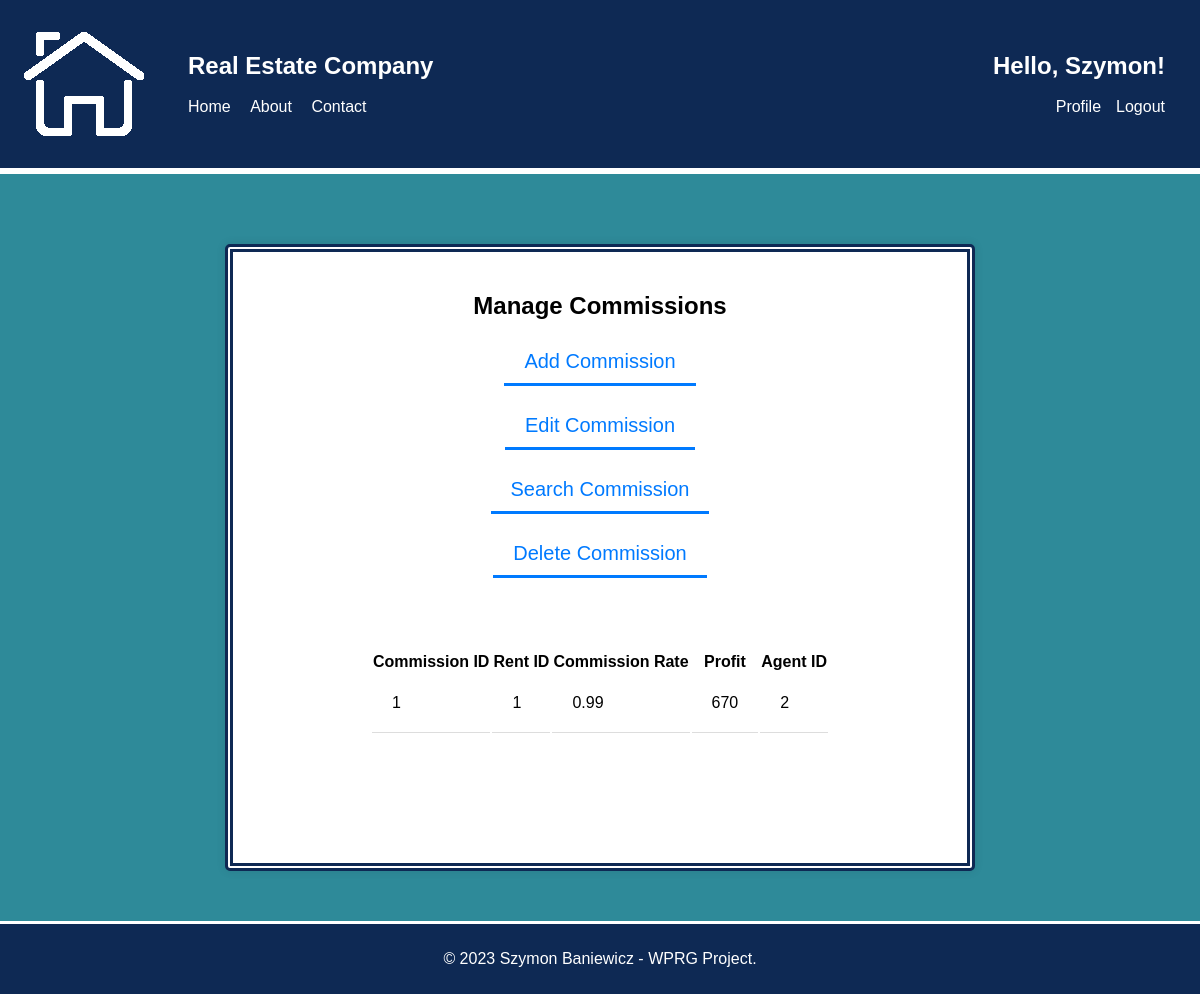
Page /php/CRUD/manage_commissions_rent.php (signed in) on the committed database.
### tables this page shows
CREATE TABLE `commissions_rent` (
  `Comission_ID` int(11) NOT NULL,
  `Rent_ID` int(11) NOT NULL,
  `Comission_rate` float(2,2) NOT NULL,
  `Profit` float(6,2) NOT NULL,
  `Agent_ID` int(11) NOT NULL
);

### php/CRUD/manage_commissions_rent.php (the view, shortened to what this page needs)
<?php
require '../config.php';
if (!isset($_POST["search_commission"])) {
    $query = "SELECT * FROM commissions_rent";
    $stmt = $conn->prepare($query);
    $stmt->execute();
    $result = $stmt->get_result();
    $commissions = $result->fetch_all(MYSQLI_ASSOC);
}
?>
<!DOCTYPE html>
<html>
<head>
    <link rel="stylesheet" type="text/css" href="../../css/style.css">
</head>
<body>
<header>
    <div class="header-container">
        <div class="left-nav">
            <img src="../../img/logo.png">
            <nav>
                <ul>
                    <li><h1>Real Estate Company</h1></li><br><br>
                    <li><a href="../index.php">Home</a></li>
                    <li><a href="#">About</a></li>
                    <li><a href="#">Contact</a></li>
                </ul>
            </nav>
        </div>
        <?php
        if (isset($_SESSION['login_user'])) {
            echo '<div class="right-nav">';
            echo '<nav>';
            echo '<ul>';
            echo '<li><h1>Hello, ' . $_SESSION['first_name'] . '!</h1></li><br><br>';
            echo '<li><a href="../profile.php">Profile</a></li>';
            echo '<li><a href="../logout.php">Logout</a></li>';
            echo '</ul>';
            echo '</nav>';
            echo '</div>';
        } else {
            header("location: ../login.php");
            exit;
        }
        ?>
    </div>
</header>
<div class="content-section">
<div class="form-container-profile">
<h2> Manage Commissions </h2>
<form method="POST" action="manage_commissions_rent.php">
    <input type="button" id="add-commission-button" value="Add Commission" class="form-button"><br><br>
    <input type="button" id="edit-commission-button" value="Edit Commission" class="form-button"><br><br>
    <input type="button" id="search-commission-button" value="Search Commission" class="form-button"><br><br>
    <input type="button" id="delete-commission-button" value="Delete Commission" class="form-button"><br><br><br>
</form>
<br><br>
<div class="commissions-list">
    <table id="crud-table">
        <thead>
            <tr>
                <th>Commission ID</th>
                <th>Rent ID</th>
                <th>Commission Rate</th>
                <th>Profit</th>
                <th>Agent ID</th>
            </tr>
        </thead>
        <tbody>
        <?php
            foreach($commissions as $commission) {
                echo '<tr>';
                echo '<td>' . $commission['Comission_ID'] . '</td>';
                echo '<td>' . $commission['Rent_ID'] . '</td>';
                echo '<td>' . $commission['Comission_rate'] . '</td>';
                echo '<td>' . $commission['Profit'] . '</td>';
                echo '<td>' . $commission['Agent_ID'] . '</td>';
                echo '</tr>';
            }
        ?>
        </tbody>
    </table>
</div>
</div>
</div>
<footer>
    <p>&copy; 2023 Szymon Baniewicz - WPRG Project.</p>
</footer>
</body>
</html>

### css/style.css (style rules this page uses)
* { box-sizing: border-box; }
body { margin: 0; padding: 0; font-family: Arial, sans-serif; height: 100%; width: 100%; min-height: 100%; display: flex; flex-direction: column; }
header { background-color: #0E2954; color: #fff; padding: 20px; width: 100%; border-bottom: 3px white solid; }
.header-container { display: flex; flex-direction: row; justify-content: space-between; align-items: center; }
.left-nav, .right-nav { display: flex; align-items: center; list-style-type: none; padding: 0; }
.right-nav { text-align: right; }
.left-nav ul li, .right-nav ul li { list-style-type: none; }
.left-nav a, .right-nav a { color: inherit; text-decoration: none; }
nav ul li { margin-right: 15px; list-style-type: none; display: inline-block; }
header h1 { margin: 0; }
nav ul li a { color: #fff; text-decoration: none; }
.content-section { flex-grow: 1; display: flex; justify-content: center; background-color: #2E8A99; padding: 50px; text-align: center; min-height: calc(100vh - 50px); border-top: 3px white solid; }
footer { color: #fff; padding: 10px; text-align: center; margin-top: auto; width: 100%; background-color: #0E2954; border-top: 3px white solid; }
.form-button { padding: 10px 20px; font-size: 20px; background-color: transparent; color: #000; cursor: pointer; text-decoration: none; transition: color 0.3s, border-bottom-color 0.3s; border: none; color: #007aff; border-bottom: 3px solid #007aff; }
.form-container-profile { display: flex; flex-direction: column; align-items: center; width: 750px; min-height: 330px; background-color: #fff; padding: 20px; border-radius: 5px; box-shadow: 0px 0px 10px 0px rgba(0,0,0,0.1); margin-top: 20px; border: 8px #0E2954 double; }
.crud-table th, td { padding: 20px; text-align: left; border-bottom: 1px solid #ddd; }

### rows in the picture
commissions_rent: Comission_ID "1", Rent_ID "1", Comission_rate "0.99", Profit "670", Agent_ID "2"

### other values in the picture
$_SESSION['first_name'] "Szymon"
